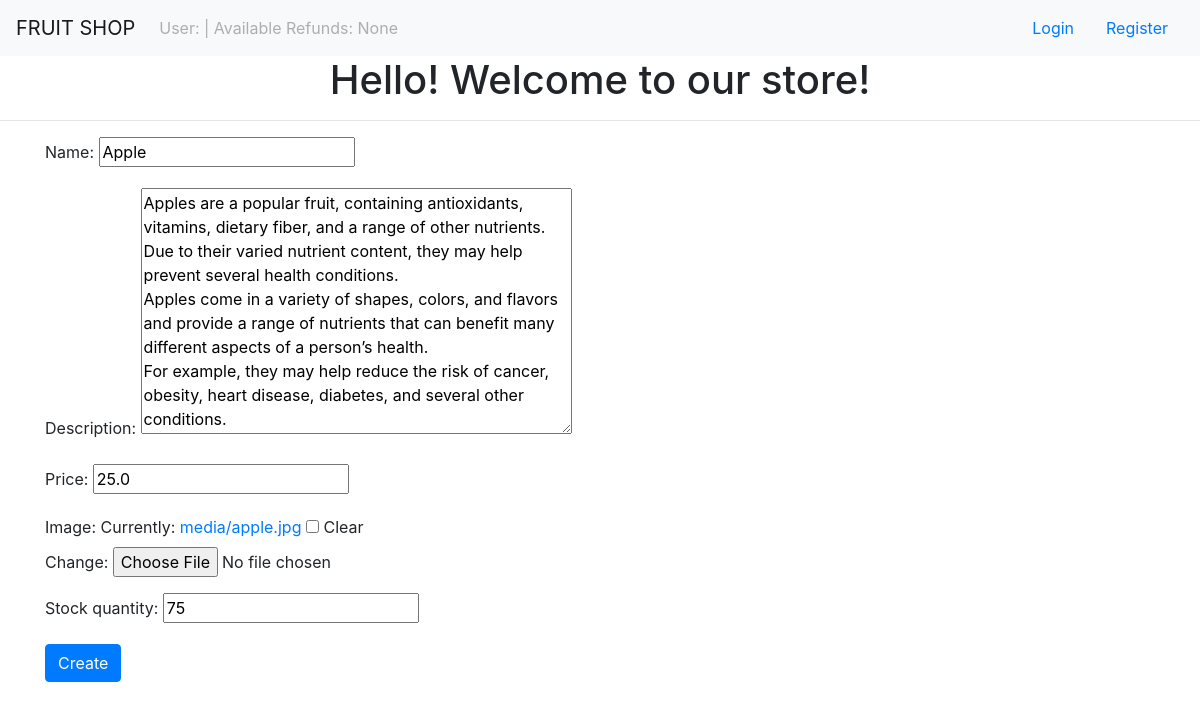
The page /products/edit/1 on the database its author committed.
### products/models.py (models this page shows, shortened)
class Product(models.Model):
    name = models.CharField(max_length=100)
    description = models.TextField(blank=True, null=True)
    price = models.FloatField(blank=True, null=True)
    image = models.ImageField(upload_to='media/', blank=True, null=True)
    stock_quantity = models.PositiveIntegerField(blank=True, null=True)

### products/views.py (the view)
# urls.py: path('products/edit/<int:pk>', views.EditProductView.as_view(), name='edit_product'),
class EditProductView(UpdateView):
    model = product_models.Product
    form_class = forms.EditProductForm
    success_url = reverse_lazy('product_list_page')

### products/forms.py
class EditProductForm(forms.ModelForm):
    class Meta:
        model = models.Product
        fields = ('name', 'description', 'price', 'image', 'stock_quantity')

### products/context_processors.py (called while the page is built)
def available_refunds(request):
    available_refunds_count = None
    if request.user.is_superuser:
        available_refunds_count = models.Refund.objects.all().count()
    return {'AVAILABLE_REFUNDS': available_refunds_count}

### products/templates/products/product_form.html (shortened to what this page needs)
{% extends 'products/base.html' %}
{% block content %}
    <form class="container" action="" method="post" enctype="multipart/form-data">
        {{ form.as_p }}
        <button class="btn btn-primary">Create</button>
    </form>
{% endblock %}

### rows shown on the page
Product: name "Apple", description "Apples are a popular fruit, containing antioxidants, vitamins, dietary fiber, and a range of other nutrients. Due to their varied nutrient content, they may help prevent several health conditions. Apples come in a variety of shapes, colors, and flavors and provide a range of nutrients that can benefit many different aspects of a person’s health. For example, they may help reduce the risk of cancer, obesity, heart disease, diabetes, and several other conditions.", price "25.0", stock_quantity "75"

### other values the page prints
{{ AVAILABLE_REFUNDS }} "None"
